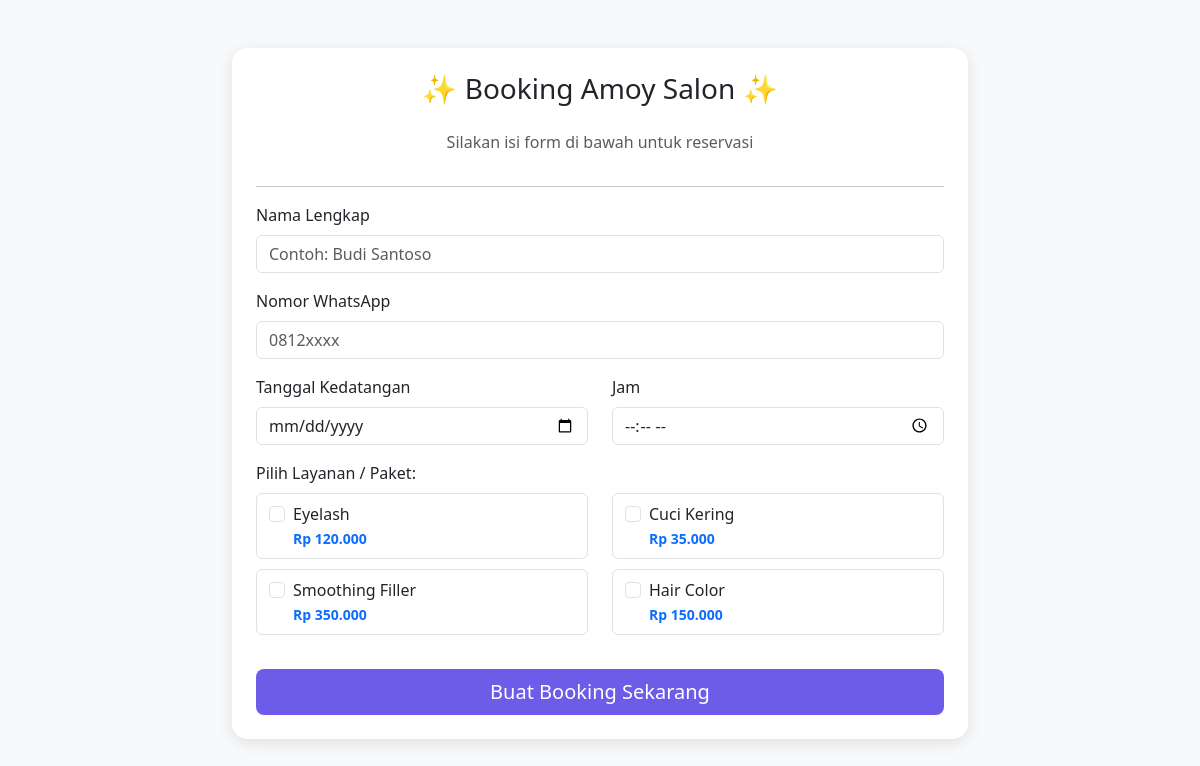
Before: / with the older database file.
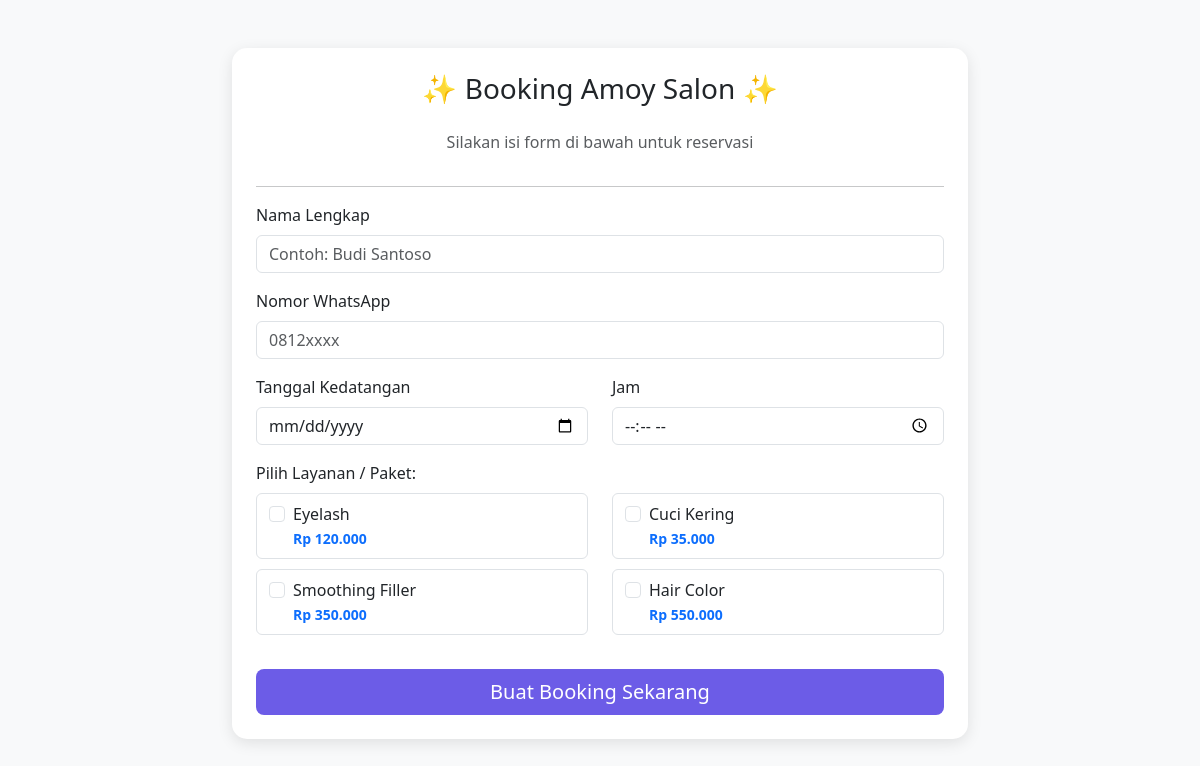
After: the same page with the newer database file.
### tables this page shows
CREATE TABLE `services` (
  `id_service` int(11) NOT NULL,
  `nama_layanan` varchar(100) NOT NULL,
  `deskripsi` text DEFAULT NULL,
  `harga` decimal(10,2) NOT NULL,
  `komisi_persen` int(3) DEFAULT 0
);

### index.php (the view, shortened to what this page needs)
<?php include 'koneksi.php'; ?>
<!DOCTYPE html>
<html lang="id">
<head>
    <link href="https://cdn.jsdelivr.net/npm/bootstrap@5.3.0/dist/css/bootstrap.min.css" rel="stylesheet">
</head>
<body>
<div class="container py-5">
    <div class="row justify-content-center">
        <div class="col-md-8">
            <div class="card card-booking p-4">
                <h3 class="text-center mb-4">✨ Booking Amoy Salon ✨</h3>
                <p class="text-muted text-center">Silakan isi form di bawah untuk reservasi</p>
                <hr>
                <form action="proses_booking.php" method="POST">
                    <div class="mb-3">
                        <label class="form-label">Nama Lengkap</label>
                        <input type="text" name="nama" class="form-control" placeholder="Contoh: Budi Santoso" required>
                    </div>
                    <div class="mb-3">
                        <label class="form-label">Nomor WhatsApp</label>
                        <input type="number" name="whatsapp" class="form-control" placeholder="0812xxxx" required>
                    </div>
                    <div class="row">
                        <div class="col-md-6 mb-3">
                            <label class="form-label">Tanggal Kedatangan</label>
                            <input type="date" name="tgl" class="form-control" required>
                        </div>
                        <div class="col-md-6 mb-3">
                            <label class="form-label">Jam</label>
                            <input type="time" name="jam" class="form-control" required>
                        </div>
                    </div>
                    <div class="mb-4">
                        <label class="form-label d-block">Pilih Layanan / Paket:</label>
                        <div class="row">
                            <?php
                            $query = mysqli_query($conn, "SELECT * FROM services");
                            while($data = mysqli_fetch_array($query)){
                            ?>
                            <div class="col-md-6 mb-2">
                                <div class="form-check p-2 border rounded">
                                    <input class="form-check-input ms-1" type="checkbox" name="layanan[]" value="<?= $data['id_service']; ?>" id="svc<?= $data['id_service']; ?>">
                                    <label class="form-check-label ms-2" for="svc<?= $data['id_service']; ?>">
                                        <?= $data['nama_layanan']; ?> <br>
                                        <small class="text-primary fw-bold">Rp <?= number_format($data['harga'], 0, ',', '.'); ?></small>
                                    </label>
                                </div>
                            </div>
                            <?php } ?>
                        </div>
                    </div>
                    <div class="d-grid">
                        <button type="submit" name="submit_booking" class="btn btn-primary btn-lg">Buat Booking Sekarang</button>
                    </div>
                </form>
            </div>
        </div>
    </div>
</div>
</body>
</html>

Changed rows visible on the page:
changed services "Hair Color": harga "150.000" → "550.000"
